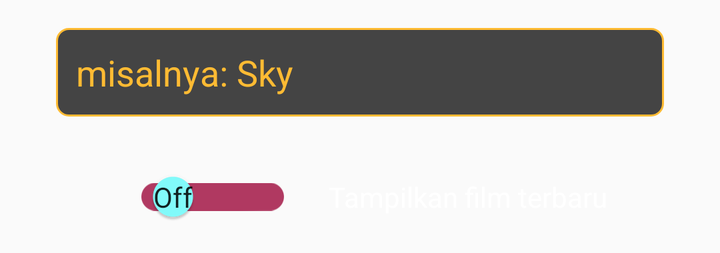
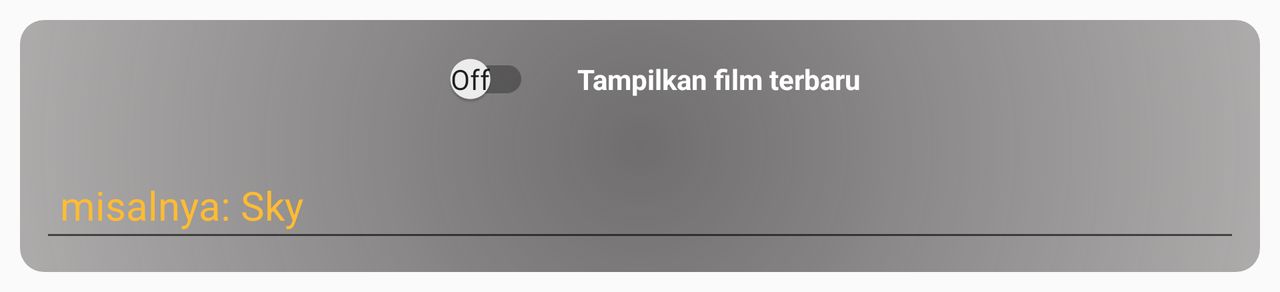

First picture: res/layout/ on a phone held upright. Second picture: the repository's own variant of that layout, on a device whose configuration matches the variant's folder. Source for both follows.
<!-- AndroidManifest.xml: application theme AppTheme -->
<!-- res/layout/view_custom_search.xml -->
<?xml version="1.0" encoding="utf-8"?>
<LinearLayout
    xmlns:android="http://schemas.android.com/apk/res/android"
    xmlns:app="http://schemas.android.com/apk/res-auto"
    android:layout_width="match_parent"
    android:layout_height="wrap_content"
    android:layout_marginBottom="2dp"
    android:layout_marginStart="10dp"
    android:layout_marginEnd="10dp"
    android:orientation="vertical">

    
    <LinearLayout
        android:layout_width="match_parent"
        android:layout_height="match_parent"
        android:layout_margin="2dp"
        android:orientation="vertical"
        android:paddingBottom="4dp"
        android:paddingEnd="8dp"
        android:paddingStart="8dp"
        android:paddingTop="4dp">

        

        <androidx.appcompat.widget.AppCompatEditText
            android:id="@+id/et_input"
            android:background="@drawable/elevation"
            android:layout_width="match_parent"
            android:layout_height="wrap_content"
            android:layout_margin="8dp"
            android:hint="@string/hint"
            android:imeOptions="actionSearch"
            android:inputType="text"
            android:padding="10dp"
            android:textColor="@android:color/white"
            android:textColorHint="@android:color/holo_orange_light" />

    </LinearLayout>

    
    <LinearLayout
        android:orientation="horizontal"
        android:layout_gravity="center"
        android:layout_width="wrap_content"
        android:layout_height="wrap_content">
        
        <androidx.appcompat.widget.SwitchCompat
            app:showText="true"
            app:thumbTextPadding="10dp"
            app:thumbTint="#84FFFF"
            app:trackTint="#B03961"
            android:id="@+id/switch_compat"
            android:checked="false"
            android:textOff="Off"
            android:textOn="On"
            android:textSize="18sp"
            android:textColor="@android:color/white"
            android:layout_margin="4dp"
            android:padding="10dp"
            android:layout_width="wrap_content"
            android:layout_height="wrap_content" />
        <TextView
            android:gravity="center"
            android:padding="4dp"
            android:text="@string/reload"
            android:textColor="@android:color/white"
            android:layout_width="match_parent"
            android:layout_height="match_parent" />
    </LinearLayout>

</LinearLayout>
<!-- resources referenced by this layout -->
<resources>
  <!-- drawable elevation (drawable) -->
  <?xml version="1.0" encoding="utf-8"?>
  <shape xmlns:android="http://schemas.android.com/apk/res/android"
      android:shape="rectangle">
      
      
      <solid android:color="#444" />
      <stroke android:color="@android:color/holo_orange_light" android:width="1dp" />
      <corners android:radius="6dp" />
  </shape>
  <string name="hint">misalnya: Sky</string>
  <!-- from res/values-v17/ -->
  <string name="reload">Tampilkan film terbaru</string>
  <style name="AppTheme" parent="Theme.AppCompat.Light.DarkActionBar">
          
          <item name="colorPrimary">@color/colorPrimary</item>
          <item name="colorPrimaryDark">@color/colorPrimaryDark</item>
          <item name="colorAccent">@color/colorAccent</item>
      </style>
  <color name="colorPrimary">@color/shark</color>
  <color name="colorPrimaryDark">@color/black</color>
  <color name="colorAccent">@color/card_color</color>
  <color name="shark">#25272C</color>
  <color name="black">#000</color>
  <color name="card_color">#8080DEEA</color>
</resources>
<!-- res/layout-land/view_custom_search.xml (the repository's variant of the layout above) -->
<!-- drawn on the phone turned sideways -->
<?xml version="1.0" encoding="utf-8"?>
<LinearLayout
    xmlns:android="http://schemas.android.com/apk/res/android"
    xmlns:app="http://schemas.android.com/apk/res-auto"
    android:layout_width="match_parent"
    android:layout_height="wrap_content"
    android:layout_margin="10dp"
    android:background="@drawable/gradient_alpha"
    android:elevation="2dp"
    android:orientation="vertical">

    
    
        
        
        
        
        

        
        
        <LinearLayout
            android:orientation="horizontal"
            android:layout_gravity="center"
            android:layout_width="wrap_content"
            android:layout_height="wrap_content">
            
            <androidx.appcompat.widget.SwitchCompat
                android:id="@+id/switch_compat"
                android:checked="false"
                android:textColor="@android:color/white"
                android:textOff="Off"
                android:textOn="On"
                app:showText="true"
                android:layout_margin="10dp"
                android:padding="10dp"
                android:layout_width="wrap_content"
                android:layout_height="wrap_content" />
            <TextView
                android:gravity="center"
                android:padding="4dp"
                android:textStyle="bold"
                android:text="@string/reload"
                android:textColor="@android:color/white"
                android:layout_width="match_parent"
                android:layout_height="match_parent" />
        </LinearLayout>

    <androidx.appcompat.widget.AppCompatEditText
        android:id="@+id/et_input"
        android:layout_width="match_parent"
        android:layout_height="wrap_content"
        android:layout_margin="10dp"
        android:hint="@string/hint"
        android:imeOptions="actionSearch"
        android:inputType="text"
        android:textColor="@android:color/white"
        android:textSize="20sp"
        android:padding="10dp"
        android:textColorHint="@android:color/holo_orange_light" />

    

</LinearLayout>
<!-- resources referenced by the variant -->
<!-- as the phone turned sideways resolves them -->
<resources>
  <!-- drawable gradient_alpha (drawable) -->
  <?xml version="1.0" encoding="utf-8"?>
  <shape xmlns:android="http://schemas.android.com/apk/res/android"
      android:shape="rectangle">
      <gradient
          android:gradientRadius="360dp"
          android:endColor="#E6AEABAB"
          android:startColor="#CC4D4B4B"
          android:type="radial" />
  
      <corners
          android:radius="12dp"/>
  
  </shape>
  <string name="hint">misalnya: Sky</string>
  <!-- from res/values-v17/ -->
  <string name="reload">Tampilkan film terbaru</string>
  <style name="AppTheme" parent="Theme.AppCompat.Light.DarkActionBar">
          
          <item name="colorPrimary">@color/colorPrimary</item>
          <item name="colorPrimaryDark">@color/colorPrimaryDark</item>
          <item name="colorAccent">@color/colorAccent</item>
      </style>
  <color name="colorPrimary">@color/shark</color>
  <color name="colorPrimaryDark">@color/black</color>
  <color name="colorAccent">@color/card_color</color>
  <color name="shark">#25272C</color>
  <color name="black">#000</color>
  <color name="card_color">#8080DEEA</color>
</resources>
